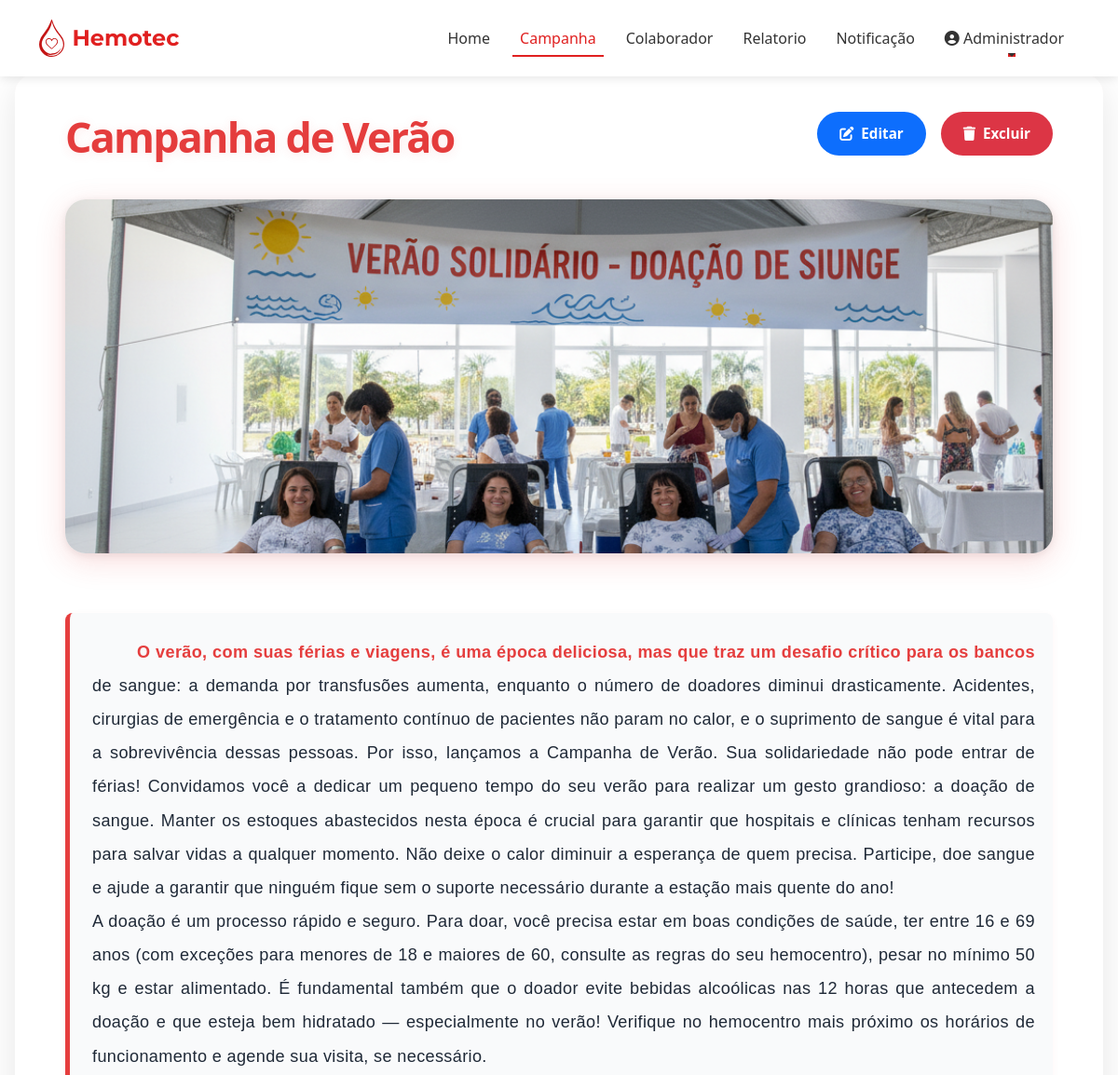
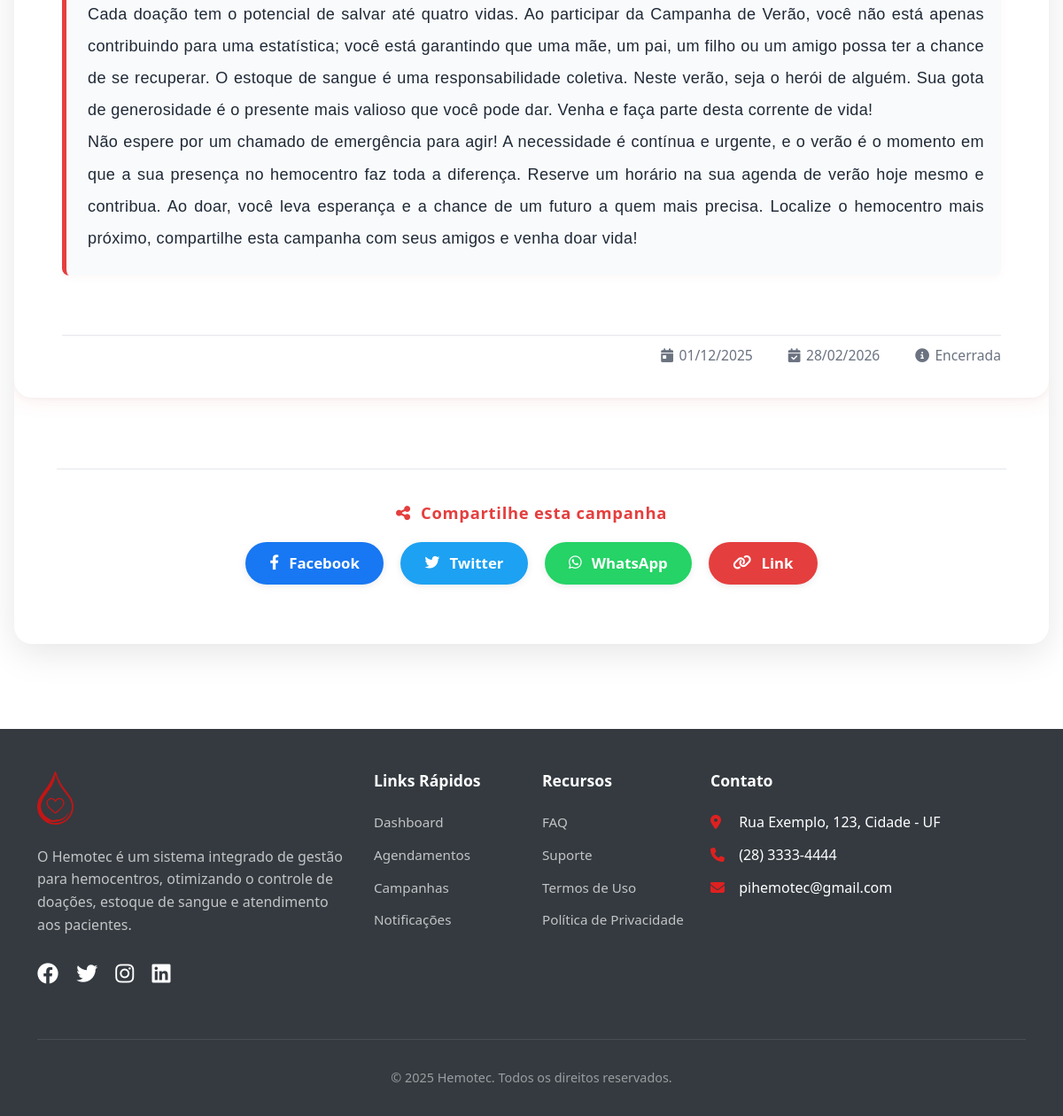
Page /administrador/campanha/detalhes/1 on the committed database (2 pictures, top to bottom).
### tables this page shows
CREATE TABLE campanha (
cod_campanha INTEGER PRIMARY KEY AUTOINCREMENT,
titulo TEXT NOT NULL,
descricao TEXT NOT NULL,
data_inicio DATE NOT NULL,
data_fim DATE NOT NULL,
status TEXT NOT NULL,
foto TEXT
);

### routes/adm_unidade/administrador_campanha_detalhes.py (the view)
@router.get("/administrador/campanha/detalhes/{cod_campanha}")
async def get_administrador_campanha_detalhes(request: Request, cod_campanha: int):
    campanha = campanha_repo.obter_por_id(cod_campanha)
    if not campanha:
        raise HTTPException(status_code=404, detail="Campanha não encontrada")
    todas_campanhas = campanha_repo.obter_todos()
    campanhas_relacionadas = [c for c in todas_campanhas if c.cod_campanha != cod_campanha and c.status == 1][:3]
    response = templates.TemplateResponse("adm_unidade/administrador_campanha_detalhes.html", {
        "request": request,
        "active_page": "campanha",
        "campanha": campanha,
        "campanhas_relacionadas": campanhas_relacionadas,
        "hoje": date.today()
    })
    return response

### templates/adm_unidade/administrador_campanha_detalhes.html (shortened to what this page needs)
{% extends "adm_unidade/administrador__base.html" %}
{% block custom_css %}
<link href="/static/css/adm_unidade/administrador_campanha_detalhes.css" rel="stylesheet">
{% endblock %}
{% block conteudo %}
{% set status_campanha = 'Próxima' if campanha.data_inicio > hoje else ('Ativa' if campanha.data_fim >= hoje else 'Encerrada') %}
<div class="campaign-container" style="padding-top: 80px;">
    <div class="campaign-card">
        <div class="campaign-header-modern">
            <div class="d-flex justify-content-between align-items-start w-100 mb-3">
                <h1 class="campaign-title-modern flex-grow-1">{{ campanha.titulo }}</h1>
                <div class="action-buttons">
                    <a href="/administrador/campanha/alterar/{{ campanha.cod_campanha }}" class="btn btn-primary btn-action">
                        <i class="fas fa-edit me-2"></i>Editar
                    </a>
                    <a href="/administrador/campanha/excluir/{{ campanha.cod_campanha }}" class="btn btn-danger btn-action">
                        <i class="fas fa-trash me-2"></i>Excluir
                    </a>
                </div>
            </div>
            <img src="{{ campanha.foto }}" alt="Imagem da campanha" class="campaign-image" />
            <p class="campaign-description-modern">{{ campanha.descricao | replace('\n', '<br>') | safe }}</p>
                <div class="campaign-info-footer">
                    <span class="info-footer-item"><i class="fas fa-calendar-day"></i> {{ campanha.data_inicio.strftime('%d/%m/%Y') }}</span>
                    <span class="info-footer-item"><i class="fas fa-calendar-check"></i> {{ campanha.data_fim.strftime('%d/%m/%Y') }}</span>
                    <span class="info-footer-item"><i class="fas fa-info-circle"></i> {{ status_campanha }}</span>
                </div>
        </div>
        <div class="campaign-body">
            <div class="share-section">
                <div class="share-section-modern">
                    <p class="share-text-modern"><i class="fas fa-share-alt"></i> Compartilhe esta campanha</p>
                    <div class="share-buttons-modern">
                        <button class="share-btn-modern facebook" data-platform="facebook">
                            <i class="fab fa-facebook-f"></i> Facebook
                        </button>
                        <button class="share-btn-modern twitter" data-platform="twitter">
                            <i class="fab fa-twitter"></i> Twitter
                        </button>
                        <button class="share-btn-modern whatsapp" data-platform="whatsapp">
                            <i class="fab fa-whatsapp"></i> WhatsApp
                        </button>
                        <button class="share-btn-modern link" data-platform="link">
                            <i class="fas fa-link"></i> Link
                        </button>
                    </div>
                </div>
            </div>
        </div>
    </div>
</div>
{% endblock %}

### static/css/adm_unidade/administrador__base.css (style rules this page uses)
:root { --hemotec-red: #e02020; --hemotec-dark-red: #c01010; --hemotec-light-red: #ff4040; --hemotec-bg-light: #f8f9fa; --hemotec-text-dark: #333333; --hemotec-accent: #0066cc; --hemotec-success: #28a745; --hemotec-warning: #ffc107; }

### static/css/adm_unidade/administrador_campanha_detalhes.css (style rules this page uses)
:root { --primary-color: #e53e3e; --primary-dark: #c53030; --gray-50: #f9fafb; --gray-200: #e5e7eb; --gray-500: #6b7280; --gray-600: #4b5563; --gray-700: #374151; --gray-800: #1f2937; --white: #ffffff; }
.campaign-container { max-width: 1200px; margin: 0 auto; padding: 2rem 1rem; }
.campaign-card { background: white; border-radius: 20px; box-shadow: 0 10px 40px rgba(0, 0, 0, 0.1); overflow: hidden; }
.campaign-info-footer { display: flex; justify-content: flex-end; align-items: center; width: 100%; text-align: right; gap: 2.5rem; margin-top: 0.5rem; margin-bottom: 1.2rem; font-size: 0.98rem; color: var(--gray-500); background: none; border-top: 1px solid var(--gray-200); padding-top: 0.7rem; min-height: 2.2em; }
.info-footer-item { display: flex; align-items: center; gap: 0.4rem; font-weight: 400; font-size: 0.98rem; }
.campaign-image { width: 100%; max-height: 380px; object-fit: cover; border-radius: 22px; box-shadow: 0 8px 32px rgba(229,62,62,0.18), 0 2px 8px rgba(0,0,0,0.08); margin-bottom: 2.5rem; background: #fff; display: block; transition: box-shadow 0.3s, transform 0.3s; }
.campaign-header-modern { background: #fff; color: var(--gray-800); text-align: left; padding: 2.5rem 4.5vw 1rem 4.5vw; max-width: 1280px; margin: 0 auto; display: flex; flex-direction: column; align-items: flex-start; gap: 1.5rem; border-radius: 20px; box-shadow: 0 4px 24px rgba(229,62,62,0.08), 0 1.5px 6px rgba(0,0,0,0.04); animation: fadeInDown 0.7s cubic-bezier(.23,1.01,.32,1); }
.campaign-title-modern { font-size: 2.8rem; font-weight: 900; margin: 0; letter-spacing: -0.04em; color: var(--primary-color); text-shadow: 0 2px 12px rgba(229,62,62,0.10); background: linear-gradient(90deg, #e53e3e 60%, #c53030 100%); -webkit-background-clip: text; -webkit-text-fill-color: transparent; background-clip: text; }
.campaign-description-modern { font-family: 'Arial', sans-serif; text-align: justify; font-size: 1.13rem; color: var(--gray-800); margin-bottom: 2.2rem; line-height: 2; font-weight: 400; letter-spacing: 0.02em; border-left: 5px solid var(--primary-color); padding-left: 1.5rem; padding-right: 1.2rem; padding-top: 1.5rem; padding-bottom: 1.5rem; background: var(--gray-50); border-radius: 8px; box-shadow: 0 2px 8px rgba(229,62,62,0.04); white-space: pre-wrap; text-indent: 3rem; }
.campaign-description-modern::first-line { font-weight: 600; color: var(--primary-color); }
.action-buttons { display: flex; gap: 1rem; flex-shrink: 0; }
.btn-action { padding: 0.75rem 1.5rem; border-radius: 25px; font-weight: 600; font-size: 0.95rem; transition: all 0.3s ease; display: inline-flex; align-items: center; justify-content: center; border: none; cursor: pointer; text-decoration: none; white-space: nowrap; }
.campaign-body { padding: 3rem; }
.share-section-modern { text-align: center; padding: 2.2rem 0 1.2rem 0; border-top: 1px solid var(--gray-200); margin-top: 2rem; background: none; }
.share-text-modern { font-size: 1.15rem; color: var(--primary-color); font-weight: 700; margin: 0 0 1.2rem 0; letter-spacing: 0.04em; display: flex; align-items: center; justify-content: center; gap: 0.7rem; }
.share-buttons-modern { display: flex; justify-content: center; gap: 1.2rem; flex-wrap: wrap; }
.share-btn-modern { border-radius: 999px; border: none; padding: 0.7rem 1.7rem; font-size: 1.05rem; font-weight: 600; color: var(--white); background: var(--gray-600); box-shadow: 0 2px 8px rgba(0,0,0,0.08); display: flex; align-items: center; gap: 0.7rem; cursor: pointer; transition: background 0.2s, transform 0.2s; }
.share-btn-modern.facebook { background: #1877f2; }
.share-btn-modern.twitter { background: #1da1f2; }
.share-btn-modern.whatsapp { background: #25d366; }
.share-btn-modern.link { background: var(--primary-color); }

### rows in the picture
campanha: titulo "Campanha de Verão", foto (picture), descricao "O verão, com suas férias e viagens, é uma época deliciosa, mas que traz um desafio crítico para os bancos de sangue: a demanda por transfusões aumenta, enquanto o número de doadores diminui drasticamente. Acidentes, cirurgias de emergência e o tratamento contínuo de pacientes não param no calor, e o suprimento de sangue é vital para a sobrevivência dessas pessoas. Por isso, lançamos a Campanha de Verão. Sua solidariedade não pode entrar de férias! Convidamos você a dedicar um pequeno tempo do seu verão para realizar um gesto grandioso: a doação de sangue. Manter os estoques abastecidos nesta época é crucial para garantir que hospitais e clínicas tenham recursos para salvar vidas a qualquer…"

### other values in the picture
{{ usuario.nome if usuario else 'Administrador' }} "Administrador"
{{ campanha.data_inicio.strftime('%d/%m/%Y') }} "01/12/2025"
{{ campanha.data_fim.strftime('%d/%m/%Y') }} "28/02/2026"
{{ status_campanha }} "Encerrada"
